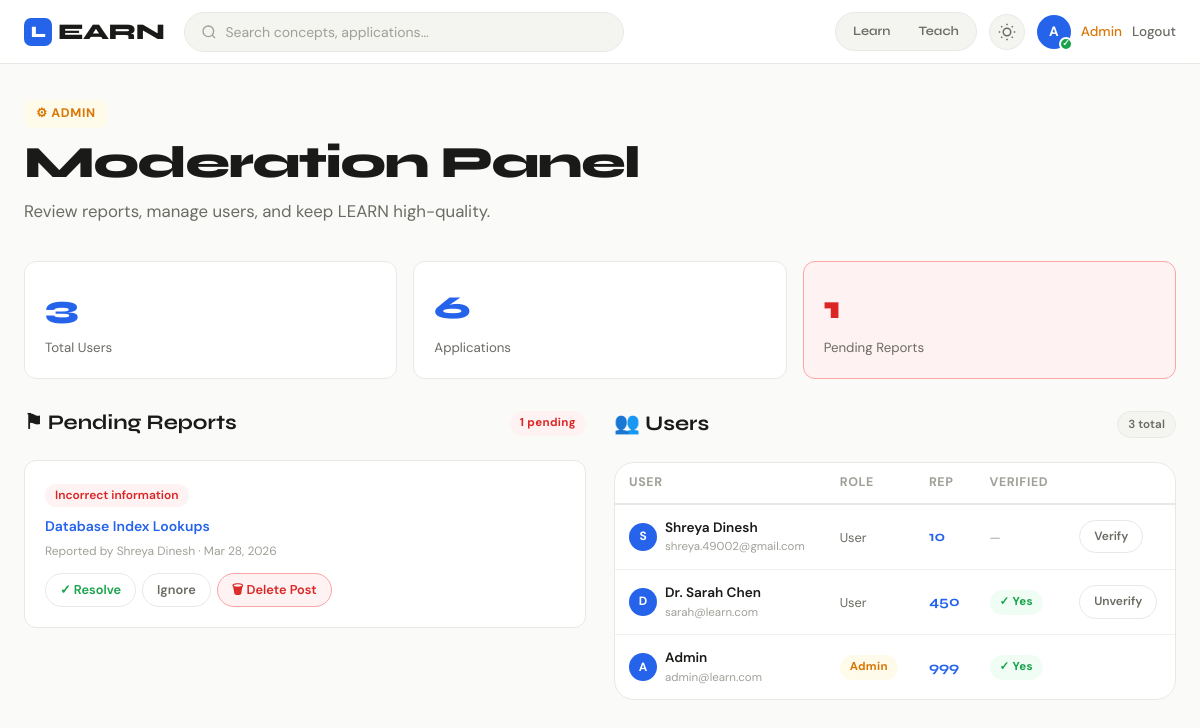
The page /admin (signed in) on the database its author committed.
### models.py (models this page shows, shortened)
class User(UserMixin, db.Model):
    __tablename__ = 'users'
    id = db.Column(db.Integer, primary_key=True)
    name = db.Column(db.String(100), nullable=False)
    email = db.Column(db.String(150), unique=True, nullable=False)
    password_hash = db.Column(db.String(256), nullable=False)
    role = db.Column(db.String(20), default='user')  # 'user', 'admin'
    reputation = db.Column(db.Integer, default=0)
    is_verified = db.Column(db.Boolean, default=False)
    mode = db.Column(db.String(10), default=None)  # 'learn' or 'teach'
    created_at = db.Column(db.DateTime, default=datetime.utcnow)
    applications = db.relationship('Application', backref='author', lazy=True)
    comments = db.relationship('Comment', backref='author', lazy=True)
    votes = db.relationship('Vote', backref='voter', lazy=True)
    reports = db.relationship('Report', backref='reporter', lazy=True)

class Report(db.Model):
    __tablename__ = 'reports'
    id = db.Column(db.Integer, primary_key=True)
    application_id = db.Column(db.Integer, db.ForeignKey('applications.id'), nullable=False)
    user_id = db.Column(db.Integer, db.ForeignKey('users.id'), nullable=False)
    reason = db.Column(db.String(100), nullable=False)
    details = db.Column(db.Text)
    status = db.Column(db.String(20), default='pending')  # pending, resolved, ignored
    created_at = db.Column(db.DateTime, default=datetime.utcnow)

class Application(db.Model):
    __tablename__ = 'applications'
    id = db.Column(db.Integer, primary_key=True)
    topic_id = db.Column(db.Integer, db.ForeignKey('topics.id'), nullable=False)
    user_id = db.Column(db.Integer, db.ForeignKey('users.id'), nullable=False)
    title = db.Column(db.String(200), nullable=False)
    description = db.Column(db.Text, nullable=False)
    application_domain = db.Column(db.String(100))
    image_path = db.Column(db.String(300))
    video_url = db.Column(db.String(500))
    tags = db.Column(db.String(300))
    reference = db.Column(db.String(500))
    vote_count = db.Column(db.Integer, default=0)
    created_at = db.Column(db.DateTime, default=datetime.utcnow)
    is_approved = db.Column(db.Boolean, default=True)
    comments = db.relationship('Comment', backref='application', lazy=True, cascade='all, delete-orphan')
    votes = db.relationship('Vote', backref='application', lazy=True, cascade='all, delete-orphan')
    reports = db.relationship('Report', backref='application', lazy=True, cascade='all, delete-orphan')

### routes/main_routes.py (the view)
@main_bp.route('/admin')
@login_required
def admin_panel():
    if current_user.role != 'admin':
        flash('Access denied.', 'error')
        return redirect(url_for('main.domains'))
    pending_reports = Report.query.filter_by(status='pending').order_by(Report.created_at.desc()).all()
    all_users = User.query.order_by(User.created_at.desc()).all()
    total_apps = Application.query.count()
    total_users = User.query.count()
    pending_count = len(pending_reports)
    return render_template('admin.html',
                           reports=pending_reports,
                           users=all_users,
                           total_apps=total_apps,
                           total_users=total_users,
                           pending_count=pending_count)

### templates/admin.html (shortened to what this page needs)
{% extends "base.html" %}
{% block content %}
<div class="container-wide" style="padding-top:36px;padding-bottom:60px;">
  <div class="page-header" style="padding-top:0;">
    <div style="display:flex;align-items:center;gap:12px;margin-bottom:8px;">
      <span style="background:var(--amber-light);color:var(--amber);border-radius:var(--radius-sm);padding:4px 12px;font-size:0.78rem;font-weight:700;letter-spacing:0.05em;">⚙ ADMIN</span>
    </div>
    <h1 class="page-title">Moderation Panel</h1>
    <p class="page-subtitle">Review reports, manage users, and keep LEARN high-quality.</p>
  </div>
  <div class="admin-grid fade-up">
    <div class="admin-stat">
      <div class="admin-stat-value">{{ total_users }}</div>
      <div class="admin-stat-label">Total Users</div>
    </div>
    <div class="admin-stat">
      <div class="admin-stat-value">{{ total_apps }}</div>
      <div class="admin-stat-label">Applications</div>
    </div>
    <div class="admin-stat" style="{% if pending_count > 0 %}background:var(--red-light);border-color:#fca5a5;{% endif %}">
      <div class="admin-stat-value" style="{% if pending_count > 0 %}color:var(--red);{% endif %}">{{ pending_count }}</div>
      <div class="admin-stat-label">Pending Reports</div>
    </div>
  </div>
  <div style="display:grid;grid-template-columns:1fr 1fr;gap:28px;align-items:start;" class="fade-up fade-up-1">
    <div>
      <div class="section-header">
        <h2 class="section-title">⚑ Pending Reports</h2>
        {% if pending_count > 0 %}
        <span class="badge" style="background:var(--red-light);color:var(--red);">{{ pending_count }} pending</span>
        {% endif %}
      </div>
      {% if reports %}
      {% for report in reports %}
      <div class="report-card fade-up" style="animation-delay:{{ loop.index0 * 0.05 }}s;">
        <span class="report-reason">{{ report.reason }}</span>
        <div style="font-size:0.875rem;font-weight:600;margin-bottom:4px;">
          <a href="{{ url_for('app_routes.application_detail', app_id=report.application_id) }}" style="color:var(--accent);">
            {{ report.application.title }}
          </a>
        </div>
        <div style="font-size:0.75rem;color:var(--text-muted);margin-bottom:12px;">
          Reported by {{ report.reporter.name }} · {{ report.created_at.strftime('%b %d, %Y') }}
        </div>
        <div style="display:flex;gap:6px;flex-wrap:wrap;">
          <a href="{{ url_for('main.handle_report', report_id=report.id, action='resolve') }}" class="btn btn-ghost btn-sm" style="color:var(--green);">✓ Resolve</a>
          <a href="{{ url_for('main.handle_report', report_id=report.id, action='ignore') }}" class="btn btn-ghost btn-sm">Ignore</a>
          <a href="{{ url_for('main.handle_report', report_id=report.id, action='delete') }}" class="btn btn-danger btn-sm" onclick="return confirm('Delete this application permanently?')">🗑 Delete Post</a>
        </div>
      </div>
      {% endfor %}
      {% else %}
      <div class="empty-state" style="padding:40px 20px;">
        <div class="empty-state-icon">✅</div>
        <h3>No pending reports</h3>
        <p>All reports have been addressed.</p>
      </div>
      {% endif %}
    </div>
    <div>
      <div class="section-header">
        <h2 class="section-title">👥 Users</h2>
        <span class="tag">{{ users | length }} total</span>
      </div>
      <div style="background:var(--bg-card);border:1px solid var(--border);border-radius:var(--radius-lg);overflow:hidden;">
        <table class="table">
          <thead>
            <tr>
              <th>User</th>
              <th>Role</th>
              <th>Rep</th>
              <th>Verified</th>
              <th></th>
            </tr>
          </thead>
          <tbody>
            {% for user in users %}
            <tr>
              <td>
                <div style="display:flex;align-items:center;gap:8px;">
                  <div class="author-avatar" style="width:28px;height:28px;font-size:0.75rem;flex-shrink:0;">{{ user.name[0] }}</div>
                  <div>
                    <div style="font-weight:600;font-size:0.85rem;">{{ user.name }}</div>
                    <div style="font-size:0.72rem;color:var(--text-muted);">{{ user.email }}</div>
                  </div>
                </div>
              </td>
              <td>
                {% if user.role == 'admin' %}
                <span class="badge badge-admin">Admin</span>
                {% else %}
                <span style="font-size:0.8rem;color:var(--text-secondary);">User</span>
                {% endif %}
              </td>
              <td>
                <span style="font-family:var(--font-display);font-weight:700;color:var(--accent);font-size:0.9rem;">{{ user.reputation }}</span>
              </td>
              <td>
                {% if user.is_verified %}
                <span class="badge badge-verified">✓ Yes</span>
                {% else %}
                <span style="color:var(--text-muted);font-size:0.8rem;">—</span>
                {% endif %}
              </td>
              <td>
                {% if user.role != 'admin' %}
                <a href="{{ url_for('main.verify_user', user_id=user.id) }}" class="btn btn-ghost btn-sm" style="font-size:0.75rem;">
                  {% if user.is_verified %}Unverify{% else %}Verify{% endif %}
                </a>
                {% endif %}
              </td>
            </tr>
            {% endfor %}
          </tbody>
        </table>
      </div>
    </div>
  </div>
</div>
{% endblock %}

### templates/base.html (shortened to what this page needs)
<!DOCTYPE html>
<html lang="en" data-theme="light">
<head>
  <link rel="stylesheet" href="{{ url_for('static', filename='css/main.css') }}">
</head>
<body>
{% if current_user.is_authenticated %}
<nav class="navbar">
  <div class="nav-inner">
    <a href="{{ url_for('main.domains') }}" class="nav-logo">
      <span class="logo-mark">L</span>EARN
    </a>
    <div class="nav-center">
      <form action="{{ url_for('main.search') }}" method="get" class="nav-search-form" autocomplete="off">
        <div class="search-wrap">
          <svg width="16" height="16" viewBox="0 0 24 24" fill="none" stroke="currentColor" stroke-width="2"><circle cx="11" cy="11" r="8"/><path d="m21 21-4.35-4.35"/></svg>
          <input type="text" name="q" placeholder="Search concepts, applications…" id="globalSearch" value="{{ request.args.get('q', '') }}">
        </div>
      </form>
    </div>
    <div class="nav-right">
      <div class="mode-pill">
        <a href="{{ url_for('main.switch_mode', mode='learn') }}" class="mode-btn {% if current_user.mode == 'learn' %}active{% endif %}">Learn</a>
        <a href="{{ url_for('main.switch_mode', mode='teach') }}" class="mode-btn {% if current_user.mode == 'teach' %}active{% endif %}">Teach</a>
      </div>
      <button class="theme-toggle" id="themeToggle" title="Toggle dark mode">
      </button>
      <div class="nav-user">
        <a href="{{ url_for('main.dashboard') }}" class="user-avatar" title="{{ current_user.name }}">
          {{ current_user.name[0].upper() }}
          {% if current_user.is_verified %}<span class="verified-dot">✓</span>{% endif %}
        </a>
        {% if current_user.role == 'admin' %}
        <a href="{{ url_for('main.admin_panel') }}" class="nav-link admin-link">Admin</a>
        {% endif %}
        <a href="{{ url_for('auth.logout') }}" class="nav-link">Logout</a>
      </div>
    </div>
  </div>
</nav>
{% endif %}
<main class="main-content">
  {% block content %}{% endblock %}
</main>
</body>
</html>

### rows shown on the page
User: name "A", name "Admin", email "admin@learn.com", role "Admin", reputation "999", is_verified "✓ Yes"
Report: reason "Incorrect information", application "Database Index Lookups", reporter.name "Shreya Dinesh", created_at "Mar 28, 2026"
User: name "S", name "Shreya Dinesh", email "shreya.49002@gmail.com", role "User", reputation "10", is_verified "Verify"
User: name "D", name "Dr. Sarah Chen", email "sarah@learn.com", role "User", reputation "450", is_verified "✓ Yes"

### other values the page prints
{{ total_users }} "3"
{{ total_apps }} "6"
{{ pending_count }} "1"
{{ users | length }} "3"
